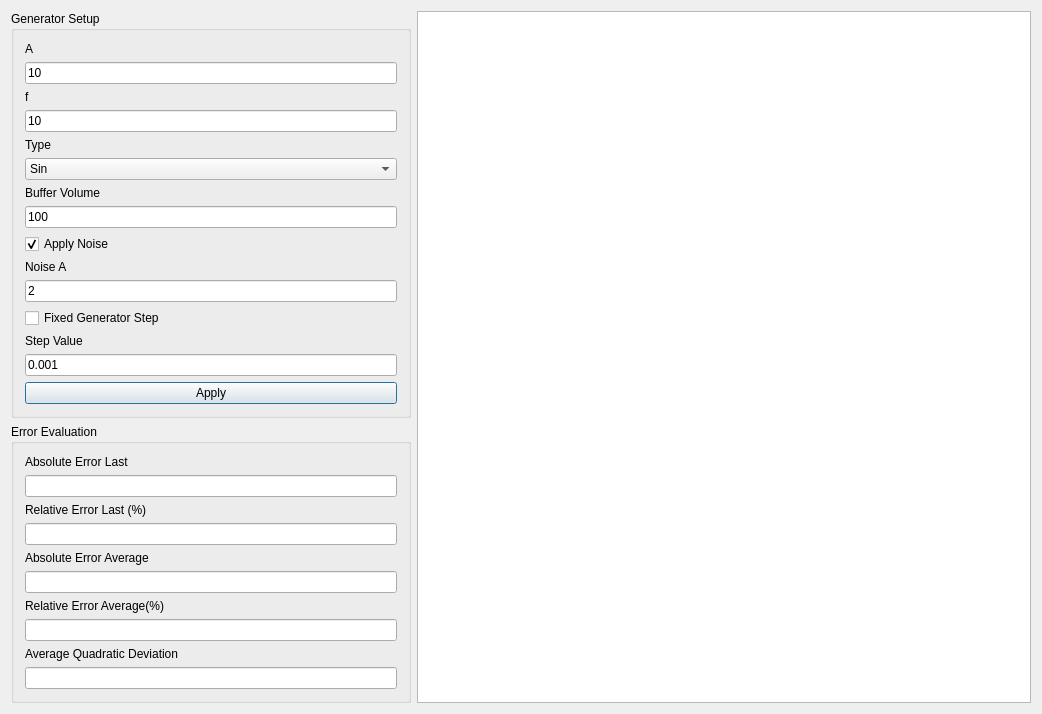
<?xml version="1.0" encoding="UTF-8"?>
<ui version="4.0">
 <class>cppQTFilterAppClass</class>
 <widget class="QDialog" name="cppQTFilterAppClass">
  <property name="geometry">
   <rect>
    <x>0</x>
    <y>0</y>
    <width>1042</width>
    <height>693</height>
   </rect>
  </property>
  <property name="focusPolicy">
   <enum>Qt::ClickFocus</enum>
  </property>
  <property name="contextMenuPolicy">
   <enum>Qt::NoContextMenu</enum>
  </property>
  <property name="windowTitle">
   <string>Kalman Filter UI</string>
  </property>
  <property name="locale">
   <locale language="English" country="UnitedStates"/>
  </property>
  <layout class="QGridLayout" name="gridLayout">
   <item row="0" column="0">
    <layout class="QGridLayout" name="gridLayout_3">
     <item row="0" column="1">
      <layout class="QVBoxLayout" name="verticalLayout_2">
       <property name="sizeConstraint">
        <enum>QLayout::SetMinimumSize</enum>
       </property>
       <item>
        <widget class="QChartView" name="gvChart">
         <property name="sizePolicy">
          <sizepolicy hsizetype="Expanding" vsizetype="Expanding">
           <horstretch>0</horstretch>
           <verstretch>0</verstretch>
          </sizepolicy>
         </property>
         <property name="minimumSize">
          <size>
           <width>600</width>
           <height>0</height>
          </size>
         </property>
        </widget>
       </item>
      </layout>
     </item>
     <item row="0" column="0">
      <layout class="QVBoxLayout" name="verticalLayout">
       <property name="sizeConstraint">
        <enum>QLayout::SetMinimumSize</enum>
       </property>
       <item>
        <widget class="QGroupBox" name="groupBox">
         <property name="minimumSize">
          <size>
           <width>350</width>
           <height>0</height>
          </size>
         </property>
         <property name="maximumSize">
          <size>
           <width>400</width>
           <height>16777215</height>
          </size>
         </property>
         <property name="title">
          <string>Generator Setup</string>
         </property>
         <layout class="QGridLayout" name="gridLayout_2">
          <item row="0" column="0">
           <layout class="QVBoxLayout" name="verticalLayout_3">
            <item>
             <widget class="QLabel" name="label">
              <property name="text">
               <string>A</string>
              </property>
             </widget>
            </item>
            <item>
             <widget class="QLineEdit" name="leAmplitude">
              <property name="text">
               <string>10</string>
              </property>
             </widget>
            </item>
            <item>
             <widget class="QLabel" name="label_2">
              <property name="text">
               <string>f</string>
              </property>
             </widget>
            </item>
            <item>
             <widget class="QLineEdit" name="leFrequency">
              <property name="text">
               <string>10</string>
              </property>
             </widget>
            </item>
            <item>
             <widget class="QLabel" name="label_3">
              <property name="text">
               <string>Type</string>
              </property>
             </widget>
            </item>
            <item>
             <widget class="QComboBox" name="cbSigGenType">
              <item>
               <property name="text">
                <string>Sin</string>
               </property>
              </item>
              <item>
               <property name="text">
                <string>Bin</string>
               </property>
              </item>
              <item>
               <property name="text">
                <string>Saw</string>
               </property>
              </item>
             </widget>
            </item>
            <item>
             <widget class="QLabel" name="label_6">
              <property name="text">
               <string>Buffer Volume</string>
              </property>
             </widget>
            </item>
            <item>
             <widget class="QLineEdit" name="leBufferVol">
              <property name="text">
               <string>100</string>
              </property>
             </widget>
            </item>
            <item>
             <widget class="QCheckBox" name="chMakeNoise">
              <property name="text">
               <string>Apply Noise</string>
              </property>
              <property name="checked">
               <bool>true</bool>
              </property>
             </widget>
            </item>
            <item>
             <widget class="QLabel" name="label_7">
              <property name="text">
               <string>Noise A</string>
              </property>
             </widget>
            </item>
            <item>
             <widget class="QLineEdit" name="leNoiseAmplitude">
              <property name="text">
               <string>2</string>
              </property>
             </widget>
            </item>
            <item>
             <widget class="QCheckBox" name="chFixedStep">
              <property name="text">
               <string>Fixed Generator Step</string>
              </property>
             </widget>
            </item>
            <item>
             <widget class="QLabel" name="label_4">
              <property name="text">
               <string>Step Value</string>
              </property>
             </widget>
            </item>
            <item>
             <widget class="QLineEdit" name="leGenStepVal">
              <property name="text">
               <string>0.001</string>
              </property>
             </widget>
            </item>
            <item>
             <widget class="QPushButton" name="btnApplyGeneratorSettings">
              <property name="text">
               <string>Apply</string>
              </property>
             </widget>
            </item>
            <item>
             <spacer name="verticalSpacer">
              <property name="orientation">
               <enum>Qt::Vertical</enum>
              </property>
              <property name="sizeHint" stdset="0">
               <size>
                <width>20</width>
                <height>40</height>
               </size>
              </property>
             </spacer>
            </item>
           </layout>
          </item>
         </layout>
        </widget>
       </item>
       <item>
        <widget class="QGroupBox" name="groupBox_2">
         <property name="minimumSize">
          <size>
           <width>350</width>
           <height>0</height>
          </size>
         </property>
         <property name="maximumSize">
          <size>
           <width>400</width>
           <height>16777215</height>
          </size>
         </property>
         <property name="title">
          <string>Error Evaluation</string>
         </property>
         <layout class="QGridLayout" name="gridLayout_4">
          <item row="0" column="0">
           <layout class="QVBoxLayout" name="verticalLayout_4">
            <item>
             <widget class="QLabel" name="label_5">
              <property name="text">
               <string>Absolute Error Last</string>
              </property>
             </widget>
            </item>
            <item>
             <widget class="QLineEdit" name="leAbsErrLast">
              <property name="readOnly">
               <bool>true</bool>
              </property>
             </widget>
            </item>
            <item>
             <widget class="QLabel" name="label_8">
              <property name="text">
               <string>Relative Error Last (%)</string>
              </property>
             </widget>
            </item>
            <item>
             <widget class="QLineEdit" name="leRelErrLast"/>
            </item>
            <item>
             <widget class="QLabel" name="label_9">
              <property name="text">
               <string>Absolute Error Average</string>
              </property>
             </widget>
            </item>
            <item>
             <widget class="QLineEdit" name="leAbsErrAvg">
              <property name="readOnly">
               <bool>true</bool>
              </property>
             </widget>
            </item>
            <item>
             <widget class="QLabel" name="label_10">
              <property name="text">
               <string>Relative Error Average(%)</string>
              </property>
             </widget>
            </item>
            <item>
             <widget class="QLineEdit" name="leRelErrAvg"/>
            </item>
            <item>
             <widget class="QLabel" name="label_11">
              <property name="text">
               <string>Average Quadratic Deviation</string>
              </property>
             </widget>
            </item>
            <item>
             <widget class="QLineEdit" name="leAvgSqDev">
              <property name="readOnly">
               <bool>true</bool>
              </property>
             </widget>
            </item>
           </layout>
          </item>
         </layout>
        </widget>
       </item>
      </layout>
     </item>
    </layout>
   </item>
  </layout>
 </widget>
 <layoutdefault spacing="6" margin="11"/>
 <customwidgets>
  <customwidget>
   <class>QChartView</class>
   <extends>QGraphicsView</extends>
   <header>QtCharts</header>
  </customwidget>
 </customwidgets>
 <resources>
  <include location="cppQTFilterApp.qrc"/>
 </resources>
 <connections/>
</ui>
